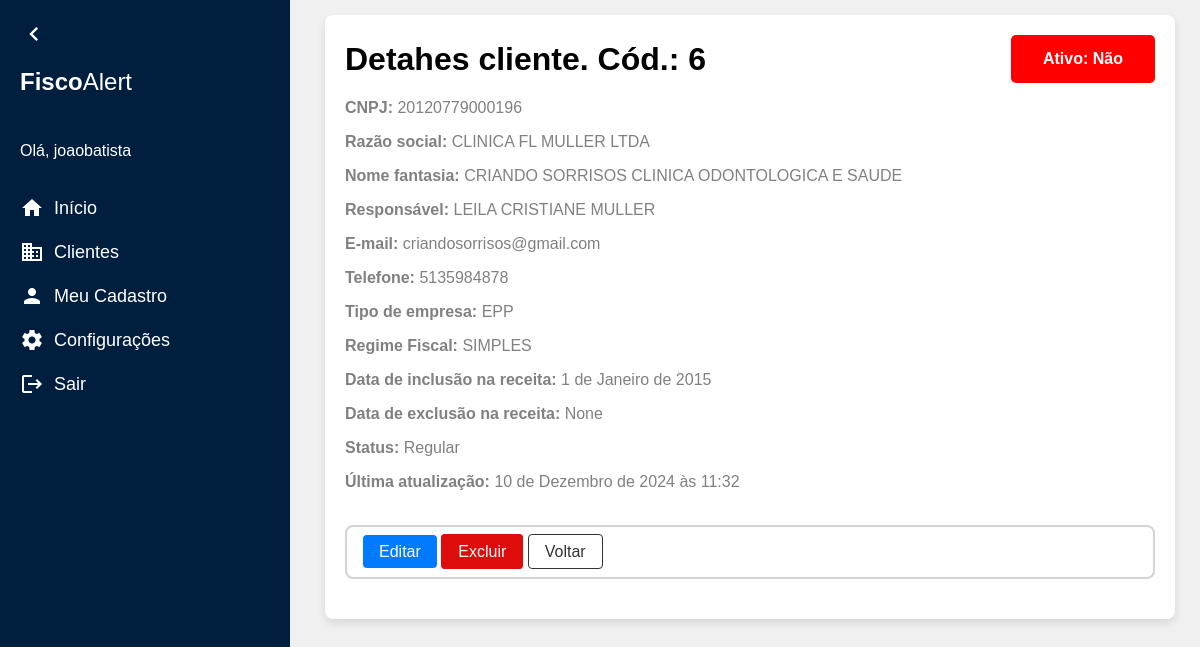
Screenshot of /cliente/6/ (signed in) with the database file from the repository.
### contas/models.py (models this page shows)
class CustomUser(AbstractUser):
        escritorio = models.ForeignKey(
        Escritorio,
        on_delete=models.CASCADE,
        null=True,
        blank=True,
        related_name='usuarios'
    )

### clientes/models.py (models this page shows, shortened)
class Cliente(models.Model):
    id = models.AutoField(primary_key=True)
    nome_fantasia = models.CharField(max_length=200)
    razao_social = models.CharField(max_length=200)
    cnpj = models.CharField(max_length=14, blank=True, null=True)
    responsavel_tecnico = models.CharField(max_length=50)
    email = models.CharField(max_length=200, blank=True, null=True)
    tipo_empresa = models.ForeignKey(TipoEmpresa, on_delete=models.PROTECT, related_name='tipo_empresa', blank= True, null= True)
    regime_fiscal = models.ForeignKey(RegimeFiscal, on_delete=models.PROTECT, related_name= 'regime_fiscal')
    data_inclusao = models.DateField(blank= True, null= True)
    data_exclusao = models.DateField(blank= True, null= True)
    ultima_atualizacao = models.DateTimeField(blank=True, null=True)
    status = models.CharField(max_length=20, blank= True, null= True)
    telefone = models.CharField(
        max_length=15, blank=True, null=True,
        validators=[
            RegexValidator(
                regex=r'^\d{10,11}$',
                message="O número de telefone deve conter apenas dígitos e ter 10 ou 11 dígitos."
            )
        ]
    )
    ativo = models.BooleanField(default=True)
    escritorio = models.ForeignKey(Escritorio, on_delete=models.PROTECT, related_name='escritorio', blank= True, null= True)

class TipoEmpresa(models.Model):
    id = models.AutoField(primary_key=True)
    nome = models.CharField(max_length=30)
    def __str__(self):
        return self.nome
    class Meta:
        verbose_name = "Tipo Empresa"
        verbose_name_plural = "Tipos Empresa"

class RegimeFiscal(models.Model):
    id = models.AutoField(primary_key=True)
    nome = models.CharField(max_length=30)
    def __str__(self):
        return self.nome
    class Meta:
        verbose_name = "Regime Fiscal"
        verbose_name_plural = "Regimes Fiscais"

### clientes/views.py (the view)
# urls.py: path('cliente/<int:pk>/', ClienteDetailView.as_view(), name = 'cliente_detalhe'),
@method_decorator(login_required, name='dispatch')
class ClienteDetailView(EscritorioRestritoMixin, DetailView):
    model = Cliente
    template_name = 'cliente_detalhe.html'

### clientes/utils.py (called while the page is built)
    def get_queryset(self):
        qs = super().get_queryset()
        escritorio = self.request.user.escritorio
        return qs.filter(escritorio=escritorio)

    def dispatch(self, request, *args, **kwargs):
        if hasattr(self, 'get_object'):
            obj = self.get_object()
            if obj.escritorio != request.user.escritorio:
                raise PermissionDenied("Você não tem permissão para acessar este recurso.")
        return super().dispatch(request, *args, **kwargs)

### configuracoes/context_processors.py (called while the page is built)
def cor_principal(request):
    if request.user.is_authenticated:
        escritorio = request.user.escritorio
        try:
            configuracoes = Configuracoes.objects.get(empresa_config=escritorio)
            cor_principal = configuracoes.cor_principal or "#001f3f"
        except Configuracoes.DoesNotExist:
            cor_principal = "#001f3f"
    else:
        cor_principal = "#001f3f"
    return {
        'cor_principal': cor_principal
    }

### clientes/templates/cliente_detalhe.html (shortened to what this page needs)
{% extends "base.html" %}
{% block content %}
<div class="content">
    <div class="container container-detalhes">
        <div class="detalhes-header">
            <div class="title">Detahes cliente. Cód.: {{ object.id }}</div>
            <div class="{% if object.ativo %}ativo{% else %}inativo{% endif %}">Ativo:
                {% if object.ativo == True %}Sim
                {% else %}Não
                {% endif %}
            </div>
        </div>
        <p><strong>CNPJ: </strong>{{ object.cnpj }}</p>
        <p><strong>Razão social: </strong>{{ object.razao_social }}</p>
        <p><strong>Nome fantasia: </strong>{{ object.nome_fantasia }}</p>
        <p><strong>Responsável: </strong>{{ object.responsavel_tecnico }}</p>
        <p><strong>E-mail: </strong>{{ object.email}}</p>
        <p><strong>Telefone: </strong>{{ object.telefone }}</p>
        <p><strong>Tipo de empresa: </strong>{{ object.tipo_empresa }}</p>
        <p><strong>Regime Fiscal: </strong>{{ object.regime_fiscal }}</p>
        <p><strong>Data de inclusão na receita: </strong>{{ object.data_inclusao }}</p>
        <p><strong>Data de exclusão na receita: </strong>{{ object.data_exclusao }}</p>
        <p><strong>Status: </strong>{{ object.status }}</p>
        <p><strong>Última atualização: </strong>{{ object.ultima_atualizacao }}</p>
        <div class="actions">
            <div class="hub-clientes-detalhe">
                <a href="{% url 'cliente_update' pk=cliente.pk %}" class="botao-primario">Editar</a>
                <a href="{% url 'cliente_delete' pk=cliente.pk %}" class="botao-excluir">Excluir</a>
                <a href="{% url 'clientes' %}" class="botao-secundario">Voltar</a>
            </div>
        </div>
    </div>
</div>
{% endblock %}

### app/templates/base.html (shortened to what this page needs)
<!DOCTYPE html>
<html lang="pt-BR">
<head>
</head>
<body>
    <nav class="sidebar collapsed" id="sidebar">
        <span class="material-icons toggle-btn" onclick="toggleSidebar()">chevron_left</span>
        <span class="logo"><strong>Fisco</strong>Alert</span>
        <div class="menu">
            {% if user.is_authenticated %}
            <p>Olá, {{ user.username }}</p>
            {% endif %}
            <a href="{% url 'inicio' %}">
                <span class="material-icons">home</span>
                <span class="text">Início</span>
            </a>
            <a href="{% url 'clientes' %}">
                <span class="material-icons">business</span>
                <span class="text">Clientes</span>
            </a>
            <a href="{% url 'escritorio_detalhes' %}">
                <span class="material-icons">person</span>
                <span class="text">Meu Cadastro</span>
            </a>
            <a href="{% url 'configuracoes' %}">
                <span class="material-icons">settings</span>
                <span class="text">Configurações</span>
            </a>
            <a href="{% url 'logout' %}">
                <span class="material-icons">logout</span>
                <span class="text">Sair</span>
            </a>
        </div>
    </nav>
    {% block content %}
    {% endblock %}
</body>
</html>

### rows the page displays
CustomUser: username "joaobatista"
Cliente: id "6", cnpj "20120779000196", razao_social "CLINICA FL MULLER LTDA", nome_fantasia "CRIANDO SORRISOS CLINICA ODONTOLOGICA E SAUDE", responsavel_tecnico "LEILA CRISTIANE MULLER", email "criandosorrisos@gmail.com", telefone "5135984878", tipo_empresa "EPP", regime_fiscal "SIMPLES", data_inclusao "1 de Janeiro de 2015", data_exclusao "None", status "Regular", ultima_atualizacao "10 de Dezembro de 2024 às 11:32"
